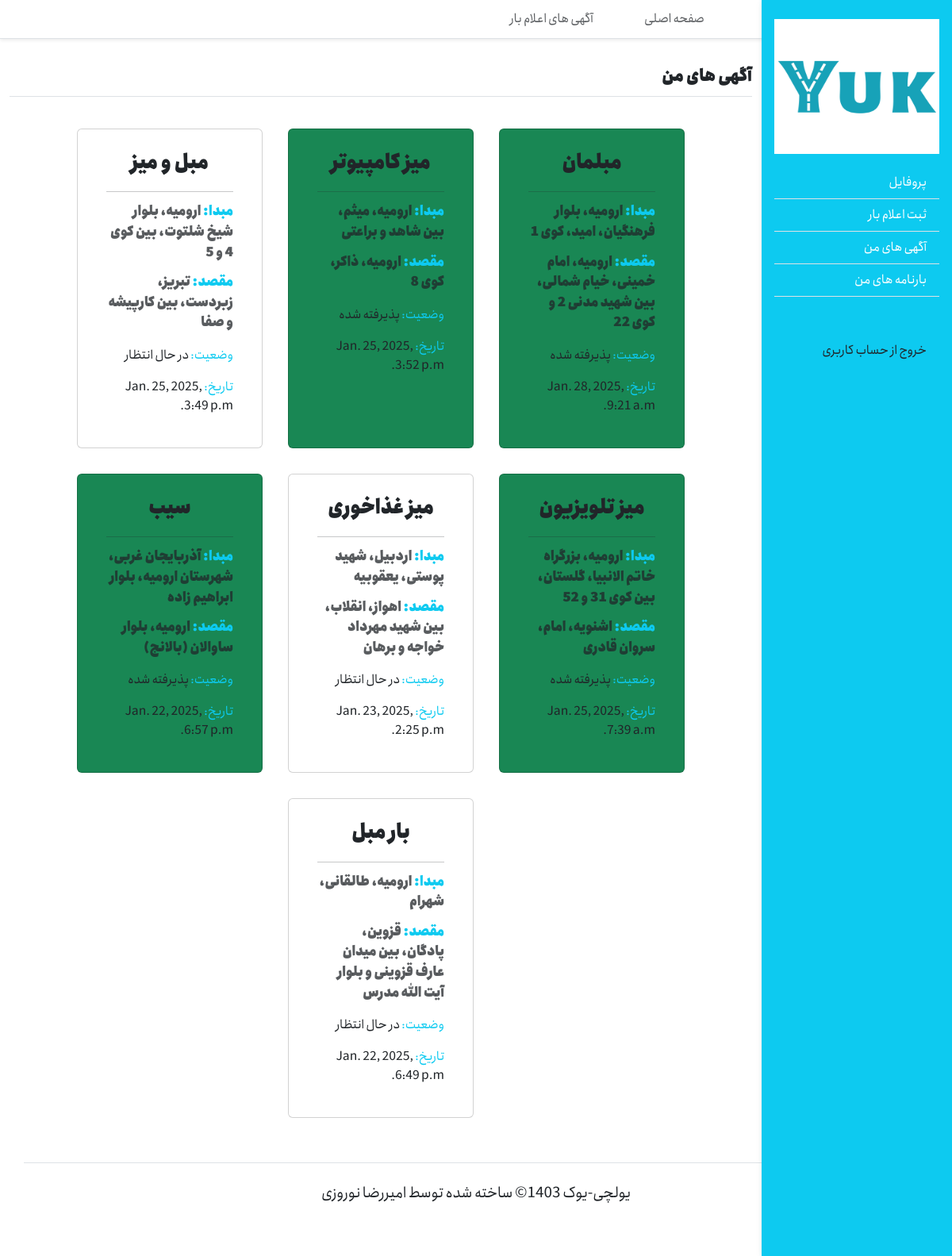
Screenshot of /yuk/my-ads/ (signed in) with the database file from the repository.
### yuk/models.py (models this page shows, shortened)
class Advertisement(models.Model):
    title = models.CharField(max_length=200)
    shipper = models.ForeignKey(Shipper, on_delete=models.CASCADE)
    description = models.TextField()
    freight = models.IntegerField(null=True)
    STATUS = (
        ('P','در حال انتظار'),
        ('A','پذیرفته شده'),
    )
    status = models.CharField(max_length=1,choices=STATUS,default='P')
    date = models.DateTimeField(auto_now_add=True)
    class Meta:
        ordering = ["-date"]

class Route(models.Model):
    origin = models.CharField(max_length=200)
    destination = models.CharField(max_length=200)
    dest_city =  models.CharField(max_length=200,blank=True,null=True)
    origin_city =  models.CharField(max_length=200,blank=True,null=True)
    distance = models.CharField(max_length=200)
    estimated_time = models.CharField(max_length=200)
    advertisement = models.OneToOneField(Advertisement, on_delete=models.CASCADE)

### yuk/views.py (the view)
# urls.py: path('my-ads/', views.advertisements, name='advertisements'),
@login_required(login_url=reverse_lazy("main:signin"))
def advertisements(request):
    shipper = Shipper.objects.get(user=request.user)
    advertisements = Advertisement.objects.filter(shipper=shipper)
    ads = []
    for ad in advertisements:
        route = Route.objects.get(advertisement=ad)
        ads.append([ad,route])
    return render(request, "yuk/my-ads.html",{'ads':ads})

### yuk/templates/yuk/my-ads.html (shortened to what this page needs)
{% extends "base-yuk.html" %}
{% load static%}
{% block content %}
    <h5 class="text-end border-bottom py-2 mb-4">آگهی های من</h5>
    <div class="container">
        <div class="row d-flex justify-content-center">
            {% for ad in ads %}
            {% if ad.0.status == 'A' %}
            <div class="card col-3 m-3 bg-success">
            {% else %}
            <div class="card col-3 m-3">
            {% endif %}
                <div class="card-body p-4">
                  <h4 class="card-title text-center">{{ad.0.title}}</h4>
                  <hr>
                  <h6 class="card-subtitle mb-3 text-muted"><span class="text-info">مبدا: </span>{{ad.1.origin}}</h6>
                  <h6 class="card-subtitle mb-3 text-muted"><span class="text-info">مقصد: </span>{{ad.1.destination}}</h6>
                  <p class="mb-3"><span class="text-info">وضعیت: </span>{{ad.0.get_status_display}}</p>
                  <p class="mb-3"><span class="text-info">تاریخ: </span>{{ad.0.date}}</p>
                </div>
            </div>
            {% endfor %}
        </div>
    </div>
{% endblock %}

### yuk/static/yuk/style/css/style.css (style rules this page uses)
:root { --main: #495979; }
body { font-family: anjoman-light,sans-serif; direction: rtl; }
h1, h2, h3, h4, h5, h6 { font-family: anjoman-heavy,sans-serif !important; line-height: 1.6; }

### rows the page displays
Advertisement: title "مبلمان", origin "ارومیه، بلوار فرهنگیان، امید، کوی 1", destination "ارومیه، امام خمینی، خیام شمالی، بین شهید مدنی 2 و کوی 22", status "پذیرفته شده", date "Jan. 28, 2025, 9:21 a.m."
Advertisement: title "میز کامپیوتر", origin "ارومیه، میثم، بین شاهد و براعتی", destination "ارومیه، ذاکر، کوی 8", status "پذیرفته شده", date "Jan. 25, 2025, 3:52 p.m."
Advertisement: title "مبل و میز", origin "ارومیه، بلوار شیخ شلتوت، بین کوی 4 و 5", destination "تبریز، زبردست، بین کارپیشه و صفا", status "در حال انتظار", date "Jan. 25, 2025, 3:49 p.m."
Advertisement: title "میز تلویزیون", origin "ارومیه، بزرگراه خاتم الانبیا، گلستان، بین کوی 31 و 52", destination "اشنویه، امام، سروان قادری", status "پذیرفته شده", date "Jan. 25, 2025, 7:39 a.m."
Advertisement: title "میز غذاخوری", origin "اردبیل، شهید پوستی، یعقوبیه", destination "اهواز، انقلاب، بین شهید مهرداد خواجه و برهان", status "در حال انتظار", date "Jan. 23, 2025, 2:25 p.m."
Advertisement: title "سیب", origin "آذربایجان غربی، شهرستان ارومیه، بلوار ابراهیم زاده", destination "ارومیه، بلوار ساوالان (بالانج)", status "پذیرفته شده", date "Jan. 22, 2025, 6:57 p.m."
Advertisement: title "بار مبل", origin "ارومیه، طالقانی، شهرام", destination "قزوین، پادگان، بین میدان عارف قزوینی و بلوار آیت الله مدرس", status "در حال انتظار", date "Jan. 22, 2025, 6:49 p.m."
